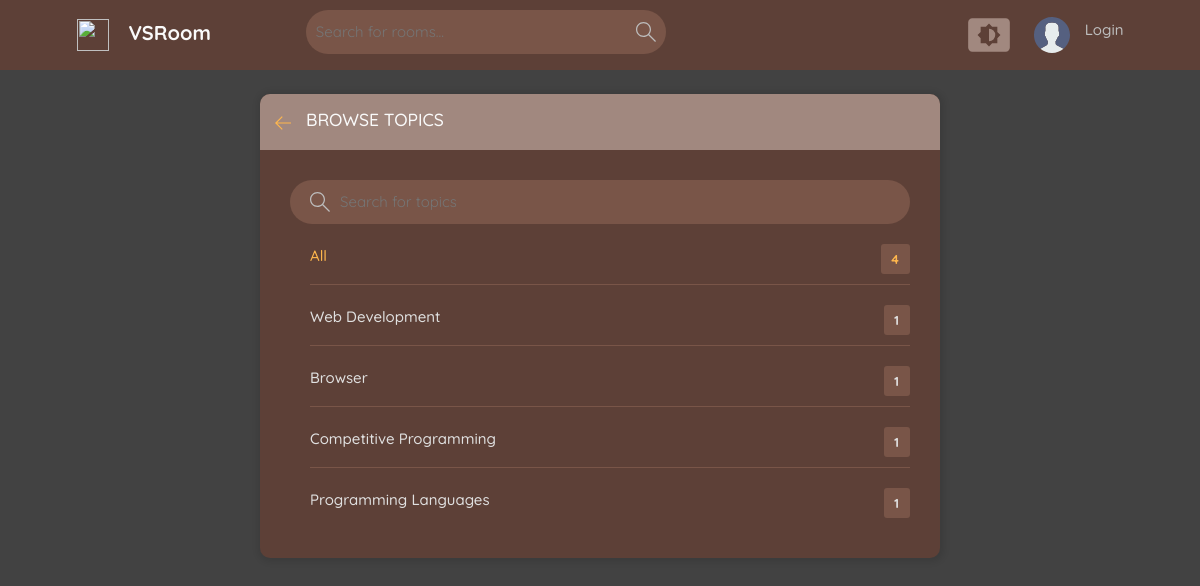
Page /topics/ on the committed database.
### base/models.py (models this page shows, shortened)
class Topic(models.Model):
    name = models.CharField(max_length=200)

### base/views.py (the view)
# urls.py: path('topics/', views.topicsPage, name='topics'),
def topicsPage(request):
    q = request.GET.get('q') if request.GET.get('q') != None else ''
    topics = Topic.objects.filter(name__icontains=q)
    return render (request, 'base/topics.html', {"topics": topics})

### base/templates/base/topics.html (shortened to what this page needs)
{% extends 'base/main.html' %}
{% block text %}
<main class="create-room layout">
  <div class="container">
    <div class="layout__box">
      <div class="layout__boxHeader">
        <div class="layout__boxTitle">
          <a href="{% url 'home' %}">
            <svg version="1.1" xmlns="http://www.w3.org/2000/svg" width="32" height="32" viewBox="0 0 32 32">
              <title>arrow-left</title>
              <path
                d="M13.723 2.286l-13.723 13.714 13.719 13.714 1.616-1.611-10.96-10.96h27.625v-2.286h-27.625l10.965-10.965-1.616-1.607z">
              </path>
            </svg>
          </a>
          <h3>Browse Topics</h3>
        </div>
      </div>
      <div class="topics-page layout__body">
        <form action="" class="header__search">
          <label>
            <input name="q" placeholder="Search for topics" />
          </label>
        </form>
        <ul class="topics__list">
          <li>
            <a href="{% url 'topics' %}" class="active">
              All
              <span class="topic-count Browse">{{topics.count}}</span>
            </a>
          </li>
          {% for topic in topics %}
          <li>
            <a href="{% url 'home' %}?q={{topic.name}}" class="">
              {{topic.name}}
              <span class="topic-count Browse">{{topic.room_set.all.count}}</span>
            </a>
          </li>
          {% endfor %}
        </ul>
      </div>
    </div>
  </div>
</main>
{% endblock text %}

### static/styles/style.css (style rules this page uses)
:root { --color-main : #ffb74d; --color-main-light : #fff3e0; --color-dark : #5d4037; --color-dark-medium : #795548; --color-dark-light : #a1887f; --color-light : #fafafa; --color-gray : #bdbdbd; --color-light-gray : #e0e0e0; --color-bg : #424242; --color-success : #66bb6a; --color-error : #e57373; --opacity-white-8 : hsl(0 calc(1*0%) 100% /0.0784313725490196); --opacity-white-8-hsl: 0 calc(var(--saturation-factor, 1)* 0%) 100%; }
* { font-family: "Quicksand", "DM Sans", -apple-system, BlinkMacSystemFont, "Segoe UI", Roboto, Oxygen, Ubuntu, Cantarell, "Open Sans", "Helvetica Neue", sans-serif; margin : 0; padding : 0; box-sizing : border-box; text-rendering: optimizeLegibility; font-size : inherit; }
html { font-size: 56.25%; }
@media only screen and (min-width: 1200px) { html { font-size: 62.5%; } }
body { line-height : 1.6; font-weight : 400; font-size : 1.5rem; color : var(--color-light-gray); background-color: var(--color-bg); min-height : 100vh; }
a { display : inline-block; color : var(--color-main); text-decoration: none; }
.container { max-width: 120rem; width : 90%; margin : auto; position : relative; }
.header__search>label { background-color: var(--color-dark-medium); padding : 1rem; display : flex; align-items : center; gap : 1rem; border-radius : 4rem; }
.header__search svg { fill : var(--color-gray); width : 2rem; height : 2rem; margin-left: 1rem; }
.header__search input { width : 30rem; background: transparent; border : none; outline : none; color : var(--color-light); }
.layout { margin-top: 2.4rem; }
.layout>.container { display : flex; justify-content: space-between; align-items : flex-start; }
.layout__box { width : 90%; max-width : 48rem; min-height : 40rem; position : absolute; top : 50%; left : 50%; transform : translate(-50%, 0%); background-color: var(--color-dark); border-radius : 1rem; box-shadow : 1px 1px 6px 3px rgba(0, 0, 0, 0.1); overflow : hidden; }
.layout__boxHeader { display : flex; padding : 1.5rem; background-color: var(--color-dark-light); }
.layout__boxTitle { display : flex; gap : 1.5rem; align-items: center; }
.layout__boxTitle h3 { text-transform: uppercase; font-weight : 500; color : var(--color-light); }
.layout__boxTitle svg { width : 1.6rem; height: 1.6rem; fill : var(--color-main); }
.layout__body { margin: 3rem; }
.topics__list { list-style: none; }
.topics__list li a { display : flex; justify-content: space-between; margin-bottom : 3rem; font-weight : 500; color : var(--color-light-gray); transition : all 0.3s ease-in-out; }
.topics__list li a.active, .topics__list li a:hover { color: var(--color-main); }
.topic-count { padding : 0.5rem 1rem; background-color: var(--color-dark); border-radius : 3px; font-size : 1.3rem; font-weight : 700; letter-spacing : 1px; max-height: 3rem; }
.Browse { background-color: var(--color-dark-medium); }
.topics-page .topics__list li:not(:last-child) a { margin : 2rem 0; padding-bottom : 1rem; text-decoration: none; border-bottom : 1px solid var(--color-dark-medium); }
.topics-page .topics__list li:last-child a { margin : 2rem 0; padding-bottom : 1rem; text-decoration: none; border-bottom : none; }
.topics-page .header__search { display: block; }
.create-room.layout .layout__box { max-width: 68rem; }
.off-screen-menu ul, li { list-style : none; text-decoration: none; padding : 0; margin : 0; }

### rows in the picture
Topic: name "Web Development", room_set.all.count "1"
Topic: name "Browser", room_set.all.count "1"
Topic: name "Competitive Programming", room_set.all.count "1"
Topic: name "Programming Languages", room_set.all.count "1"

### other values in the picture
{{ topics.count }} "4"
